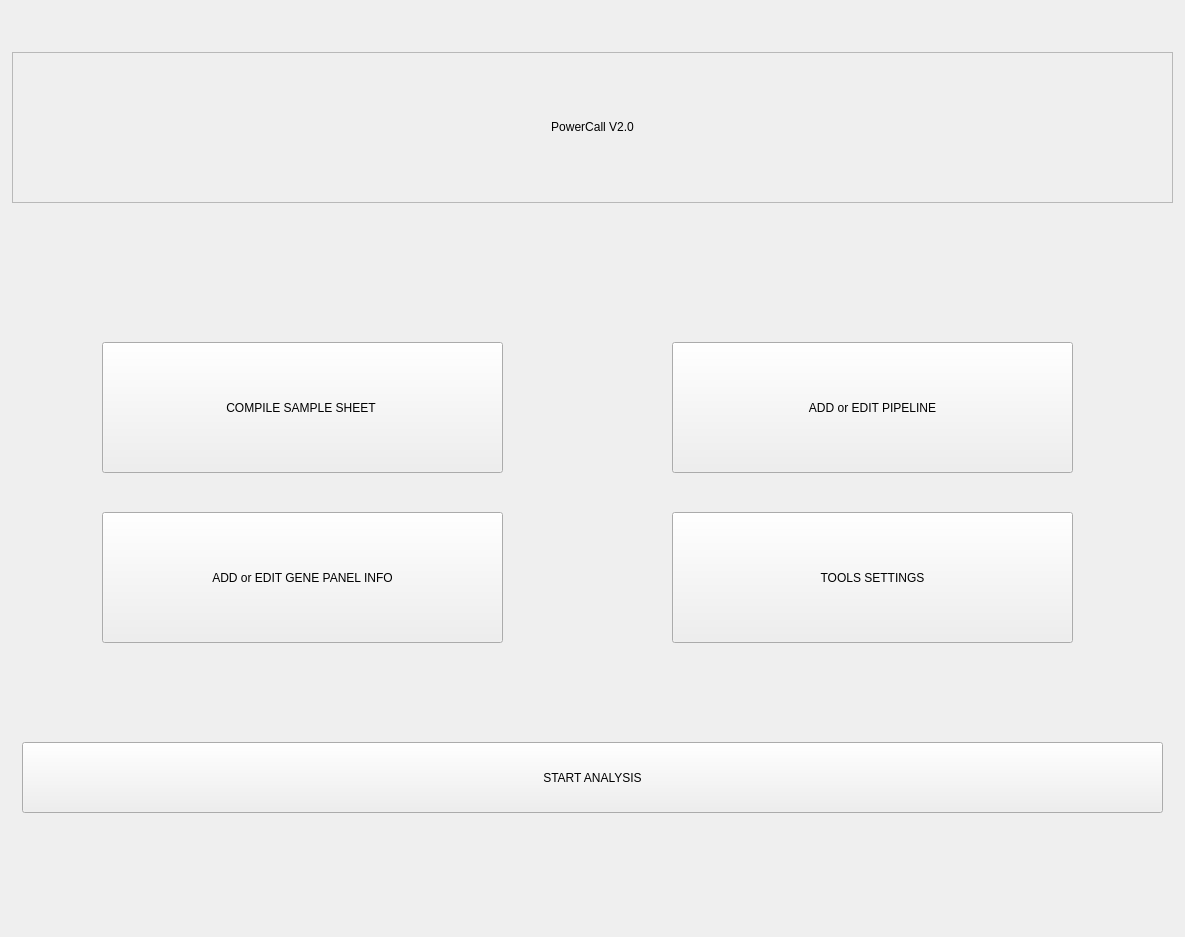
<?xml version="1.0" encoding="UTF-8"?>
<ui version="4.0">
 <class>MainWindow</class>
 <widget class="QMainWindow" name="MainWindow">
  <property name="geometry">
   <rect>
    <x>0</x>
    <y>0</y>
    <width>1185</width>
    <height>937</height>
   </rect>
  </property>
  <property name="sizePolicy">
   <sizepolicy hsizetype="Expanding" vsizetype="Expanding">
    <horstretch>0</horstretch>
    <verstretch>0</verstretch>
   </sizepolicy>
  </property>
  <property name="windowTitle">
   <string>MainWindow</string>
  </property>
  <widget class="QWidget" name="centralwidget">
   <property name="sizePolicy">
    <sizepolicy hsizetype="Expanding" vsizetype="Expanding">
     <horstretch>0</horstretch>
     <verstretch>0</verstretch>
    </sizepolicy>
   </property>
   <layout class="QGridLayout" name="gridLayout">
    <property name="sizeConstraint">
     <enum>QLayout::SetNoConstraint</enum>
    </property>
    <item row="0" column="0">
     <widget class="QFrame" name="frame_2">
      <property name="sizePolicy">
       <sizepolicy hsizetype="Preferred" vsizetype="MinimumExpanding">
        <horstretch>0</horstretch>
        <verstretch>0</verstretch>
       </sizepolicy>
      </property>
      <property name="maximumSize">
       <size>
        <width>1161</width>
        <height>151</height>
       </size>
      </property>
      <property name="layoutDirection">
       <enum>Qt::LeftToRight</enum>
      </property>
      <property name="autoFillBackground">
       <bool>false</bool>
      </property>
      <property name="frameShape">
       <enum>QFrame::StyledPanel</enum>
      </property>
      <property name="frameShadow">
       <enum>QFrame::Raised</enum>
      </property>
      <layout class="QGridLayout" name="gridLayout_3">
       <item row="0" column="0" alignment="Qt::AlignHCenter|Qt::AlignVCenter">
        <widget class="QLabel" name="label">
         <property name="sizePolicy">
          <sizepolicy hsizetype="Expanding" vsizetype="Expanding">
           <horstretch>0</horstretch>
           <verstretch>0</verstretch>
          </sizepolicy>
         </property>
         <property name="text">
          <string>PowerCall V2.0</string>
         </property>
         <property name="textFormat">
          <enum>Qt::AutoText</enum>
         </property>
         <property name="alignment">
          <set>Qt::AlignCenter</set>
         </property>
        </widget>
       </item>
      </layout>
     </widget>
    </item>
    <item row="1" column="0">
     <widget class="QFrame" name="frame">
      <property name="sizePolicy">
       <sizepolicy hsizetype="Expanding" vsizetype="Expanding">
        <horstretch>0</horstretch>
        <verstretch>0</verstretch>
       </sizepolicy>
      </property>
      <property name="maximumSize">
       <size>
        <width>1161</width>
        <height>631</height>
       </size>
      </property>
      <widget class="QPushButton" name="pushButton">
       <property name="geometry">
        <rect>
         <x>90</x>
         <y>90</y>
         <width>401</width>
         <height>131</height>
        </rect>
       </property>
       <property name="sizePolicy">
        <sizepolicy hsizetype="Expanding" vsizetype="Expanding">
         <horstretch>0</horstretch>
         <verstretch>0</verstretch>
        </sizepolicy>
       </property>
       <property name="maximumSize">
        <size>
         <width>441</width>
         <height>131</height>
        </size>
       </property>
       <property name="text">
        <string>COMPILE SAMPLE SHEET </string>
       </property>
      </widget>
      <widget class="QPushButton" name="pushButton_2">
       <property name="geometry">
        <rect>
         <x>660</x>
         <y>90</y>
         <width>401</width>
         <height>131</height>
        </rect>
       </property>
       <property name="sizePolicy">
        <sizepolicy hsizetype="Expanding" vsizetype="Expanding">
         <horstretch>0</horstretch>
         <verstretch>0</verstretch>
        </sizepolicy>
       </property>
       <property name="maximumSize">
        <size>
         <width>441</width>
         <height>131</height>
        </size>
       </property>
       <property name="text">
        <string>ADD or EDIT PIPELINE</string>
       </property>
      </widget>
      <widget class="QPushButton" name="pushButton_4">
       <property name="geometry">
        <rect>
         <x>660</x>
         <y>260</y>
         <width>401</width>
         <height>131</height>
        </rect>
       </property>
       <property name="sizePolicy">
        <sizepolicy hsizetype="Expanding" vsizetype="Expanding">
         <horstretch>0</horstretch>
         <verstretch>0</verstretch>
        </sizepolicy>
       </property>
       <property name="maximumSize">
        <size>
         <width>441</width>
         <height>131</height>
        </size>
       </property>
       <property name="text">
        <string>TOOLS SETTINGS</string>
       </property>
      </widget>
      <widget class="QPushButton" name="pushButton_6">
       <property name="geometry">
        <rect>
         <x>90</x>
         <y>260</y>
         <width>401</width>
         <height>131</height>
        </rect>
       </property>
       <property name="sizePolicy">
        <sizepolicy hsizetype="Expanding" vsizetype="Expanding">
         <horstretch>0</horstretch>
         <verstretch>0</verstretch>
        </sizepolicy>
       </property>
       <property name="maximumSize">
        <size>
         <width>441</width>
         <height>131</height>
        </size>
       </property>
       <property name="text">
        <string>ADD or EDIT GENE PANEL INFO</string>
       </property>
      </widget>
      <widget class="QPushButton" name="pushButton_5">
       <property name="geometry">
        <rect>
         <x>10</x>
         <y>490</y>
         <width>1141</width>
         <height>71</height>
        </rect>
       </property>
       <property name="sizePolicy">
        <sizepolicy hsizetype="Minimum" vsizetype="Expanding">
         <horstretch>0</horstretch>
         <verstretch>0</verstretch>
        </sizepolicy>
       </property>
       <property name="text">
        <string>START ANALYSIS</string>
       </property>
      </widget>
     </widget>
    </item>
   </layout>
  </widget>
 </widget>
 <resources/>
 <connections/>
</ui>
